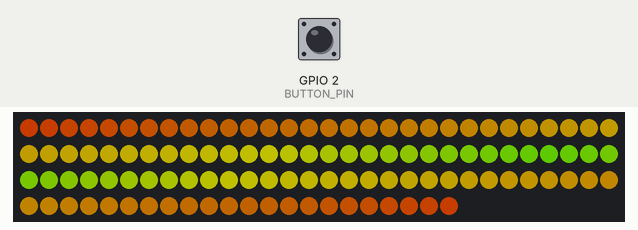
Simulated run of this program. Board: ESP32. Shown: 112 RGB LEDs in strip order, left to right, continuing on the next row. The test bench sets the inputs (shaded band); at power-on: GPIO 2 (BUTTON_PIN) LOW. Dim RGB values are drawn brighter than linear; random numbers use the default seed unless the program sets one.

Above: at 2.2 s.
2.3 s: GPIO 2 (BUTTON_PIN) pulled HIGH for 0.4 s
At 2.97 s:
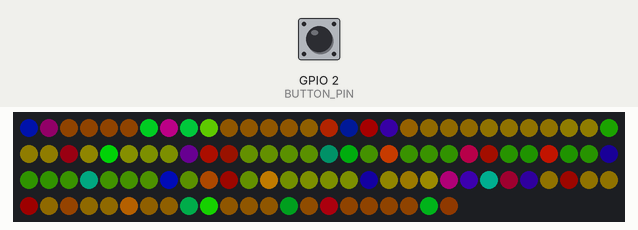
4.5 s: GPIO 2 (BUTTON_PIN) pulled HIGH for 1 s
At 4.9 s:
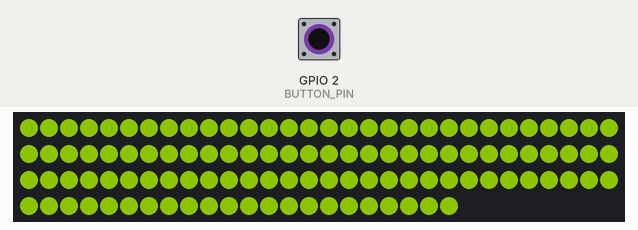
7.0 s: GPIO 2 (BUTTON_PIN) pulled HIGH for 3.2 s
At 7.57 s:
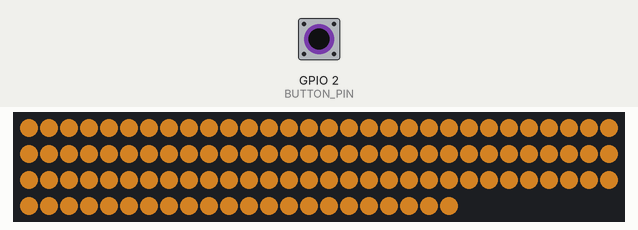
11.7 s: GPIO 2 (BUTTON_PIN) pulled HIGH for 1 s
At 12.37 s:
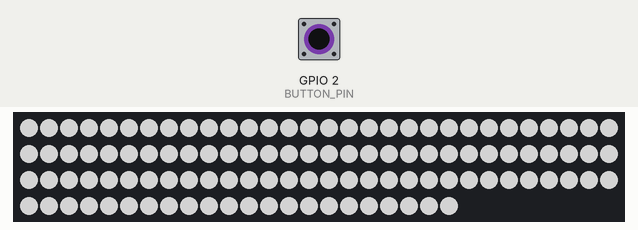
15.1 s: GPIO 2 (BUTTON_PIN) pulled HIGH for 0.4 s
At 15.29 s:
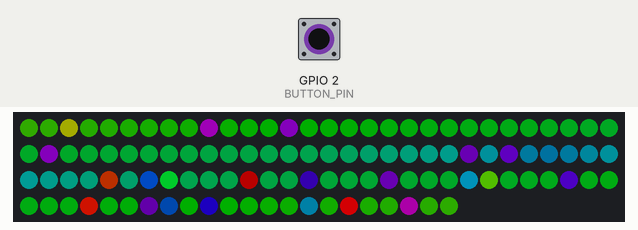
18.5 s: GPIO 2 (BUTTON_PIN) pulled HIGH for 0.4 s
At 18.81 s:
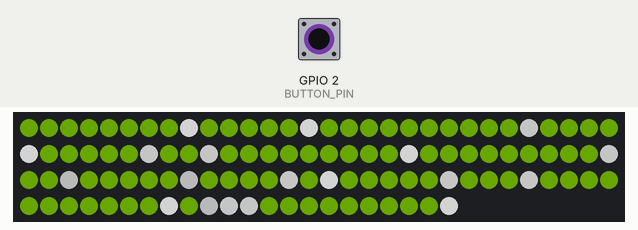

The program:

main.cpp
```cpp
#include <Arduino.h>
#include <FastLED.h>

#define DATA_PIN    4
#define LED_TYPE    WS2812B
#define COLOR_ORDER GRB

int BUTTON_PIN = 2;
int BUTTON_TIMESLOT_THRESHOLD = 300;
int buttonTimeslotCounter = 0;

int DELAY_SIZE = 50;

int CURRENT_EFFECT = 0;
int NUMBER_OF_EFFECTS = 9;

int counter = 0;
const int NUMBER_OF_LEDS = 112;
short fire_energy[112];
short hsvState[112];
CRGB leds[112];
CRGB fire_colors[8] = {0x000000, 0x3F0000, 0x7F0000, 0xFF0000, 0xFF3F00, 0xFF7F00, 0xFFBF00, 0xFFFF00};

void setup() {
  pinMode(BUTTON_PIN, INPUT);

  delay(1000);
  //FastLED.addLeds<LED_TYPE, DATA_PIN, COLOR_ORDER>(leds, NUMBER_OF_LEDS).setCorrection(TypicalSMD5050);
  FastLED.addLeds<LED_TYPE, DATA_PIN, COLOR_ORDER>(leds, NUMBER_OF_LEDS).setCorrection(UncorrectedColor);
  FastLED.setBrightness(127);
  memset(fire_energy, 0, sizeof(fire_energy));
  memset(hsvState, 0, sizeof(hsvState));
  short localCounter = 0;
  for (int i = 0; i < NUMBER_OF_LEDS / 2; i++) {
    hsvState[i] = localCounter;
    if (localCounter < 255) {
      localCounter++;
    }
  }

  for (int i = NUMBER_OF_LEDS / 2; i < NUMBER_OF_LEDS; i++) {
    hsvState[i] = localCounter;
    if (localCounter > 0) {
      localCounter--;
    }
  }
}

//-------------------------------------------------------------------
// steps of effects
//-------------------------------------------------------------------

void colorBlinkLoopStep() {
  for (int i = 0; i < NUMBER_OF_LEDS; i++) {
    leds[i].fadeToBlackBy(64);
    if (random(16) == 1) {
      leds[i].setHSV(random(256), 255,255);
    }
  }
}

void whiteBlinkLoopStep() {
  for (int i = 0; i < NUMBER_OF_LEDS; i++) {
    leds[i].fadeToBlackBy(64);
    if (random(32) == 1) {
      leds[i].setRGB(255, 255, 255);
    }
  }
}

void globalHSVLoopStep() {
  for (int i = 0; i < NUMBER_OF_LEDS; i++) {
    leds[i].setHSV(counter, 255, 255);
  }
}

void smallHSVLoopStep() {
  int localCounter = counter;
  for (int i = 0; i < NUMBER_OF_LEDS; i++) {
    leds[i].setHSV(localCounter, 255, 255);
    localCounter++;
    if (localCounter > 255) {
      localCounter = 0;
    }
  }
}

void fireAnimationLoopStep() {
  for (int i = 0; i < NUMBER_OF_LEDS; i++) {
    if (fire_energy[i] == 0) {
      fire_energy[i] = random(8);
    } else {
      fire_energy[i] -= 1;
    }

    leds[i] = fire_colors[fire_energy[i]];
  }
}

int currentHSVColor = 0;
int nextHSVColor = 0;

void randomHsvTransitionStep() {
  if (currentHSVColor == nextHSVColor) {
    nextHSVColor = random(256);
  }

  if (currentHSVColor > nextHSVColor) {
    currentHSVColor -= 1;
  } else if (currentHSVColor < nextHSVColor) {
    currentHSVColor += 1;
  }

  for (int i = 0; i < NUMBER_OF_LEDS; i++) {
    leds[i].setHSV(currentHSVColor, 255, 255);
  }
}


void centralHSVLoopStep() {
  for (int i = 0; i < NUMBER_OF_LEDS; i++) {
    if (hsvState[i] < 255) {
      hsvState[i] += 1;
    } else {
      hsvState[i] = 0;
    }
  }

  for (int i = 0; i < NUMBER_OF_LEDS; i++) {
    leds[i].setHSV(hsvState[i], 255, 255);
  }
}

void warmWhiteLoopStep() {
  for(int i = 0; i < NUMBER_OF_LEDS; i++) {
    leds[i].setColorCode(CRGB::FairyLightNCC);
  }
}

void pureWhiteLoopStep() {
  for(int i = 0; i < NUMBER_OF_LEDS; i++) {
    leds[i].setColorCode(CRGB::White);
  }
}

boolean isButtonPressed() {
  if (buttonTimeslotCounter >= BUTTON_TIMESLOT_THRESHOLD) {
    buttonTimeslotCounter = 0;
    if (digitalRead(BUTTON_PIN) == HIGH) {
      return true;
    }
    return false;
  }
  return false;
}

void loop() {
  while (true) {
    if (isButtonPressed()) {
      CURRENT_EFFECT += 1;
      if (CURRENT_EFFECT > NUMBER_OF_EFFECTS - 1) {
        CURRENT_EFFECT = 0;
      }
    }

    if (counter > 255) {
      counter = 0;
    }

    if (CURRENT_EFFECT == 0) {
      centralHSVLoopStep();
    } else if (CURRENT_EFFECT == 1) {
      colorBlinkLoopStep();
    } else if (CURRENT_EFFECT == 2) {
      globalHSVLoopStep();
    } else if (CURRENT_EFFECT == 3) {
      whiteBlinkLoopStep();
    } else if (CURRENT_EFFECT == 4) {
      smallHSVLoopStep();
    } else if (CURRENT_EFFECT == 5) {
      fireAnimationLoopStep();
    } else if (CURRENT_EFFECT == 6) {
      randomHsvTransitionStep();
    } else if (CURRENT_EFFECT == 7) {
      warmWhiteLoopStep();
    } else if (CURRENT_EFFECT == 8) {
      pureWhiteLoopStep();
    }

    FastLED.show();
    delay(DELAY_SIZE);
    buttonTimeslotCounter += DELAY_SIZE;

    counter++;
  }
}
```
